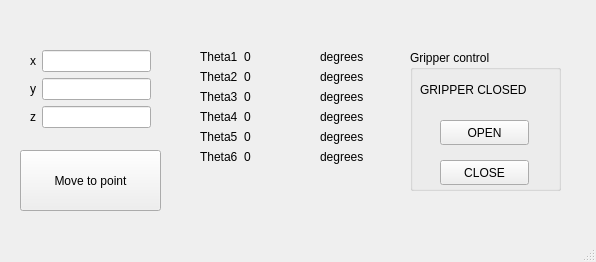
<?xml version="1.0" encoding="UTF-8"?>
<ui version="4.0">
 <class>MainWindow</class>
 <widget class="QMainWindow" name="MainWindow">
  <property name="geometry">
   <rect>
    <x>0</x>
    <y>0</y>
    <width>596</width>
    <height>262</height>
   </rect>
  </property>
  <property name="minimumSize">
   <size>
    <width>596</width>
    <height>262</height>
   </size>
  </property>
  <property name="maximumSize">
   <size>
    <width>596</width>
    <height>262</height>
   </size>
  </property>
  <property name="windowTitle">
   <string>ROS Moveit Controller Interface</string>
  </property>
  <widget class="QWidget" name="centralwidget">
   <widget class="QPushButton" name="buttMove">
    <property name="geometry">
     <rect>
      <x>20</x>
      <y>150</y>
      <width>141</width>
      <height>61</height>
     </rect>
    </property>
    <property name="text">
     <string>Move to point</string>
    </property>
   </widget>
   <widget class="QWidget" name="formLayoutWidget">
    <property name="geometry">
     <rect>
      <x>30</x>
      <y>50</y>
      <width>121</width>
      <height>89</height>
     </rect>
    </property>
    <layout class="QFormLayout" name="formLayout">
     <item row="1" column="0">
      <widget class="QLabel" name="label_2">
       <property name="text">
        <string>y</string>
       </property>
      </widget>
     </item>
     <item row="2" column="0">
      <widget class="QLabel" name="label_3">
       <property name="text">
        <string>z</string>
       </property>
      </widget>
     </item>
     <item row="0" column="1">
      <widget class="QLineEdit" name="inX"/>
     </item>
     <item row="1" column="1">
      <widget class="QLineEdit" name="inY"/>
     </item>
     <item row="2" column="1">
      <widget class="QLineEdit" name="inZ"/>
     </item>
     <item row="0" column="0">
      <widget class="QLabel" name="label">
       <property name="text">
        <string>x</string>
       </property>
      </widget>
     </item>
    </layout>
   </widget>
   <widget class="QWidget" name="formLayoutWidget_2">
    <property name="geometry">
     <rect>
      <x>200</x>
      <y>50</y>
      <width>111</width>
      <height>142</height>
     </rect>
    </property>
    <layout class="QFormLayout" name="formLayout_2">
     <item row="0" column="0">
      <widget class="QLabel" name="label_4">
       <property name="text">
        <string>Theta1</string>
       </property>
      </widget>
     </item>
     <item row="0" column="1">
      <widget class="QLabel" name="lblTheta1">
       <property name="text">
        <string>0</string>
       </property>
      </widget>
     </item>
     <item row="1" column="0">
      <widget class="QLabel" name="label_5">
       <property name="text">
        <string>Theta2</string>
       </property>
      </widget>
     </item>
     <item row="1" column="1">
      <widget class="QLabel" name="lblTheta2">
       <property name="text">
        <string>0</string>
       </property>
      </widget>
     </item>
     <item row="2" column="0">
      <widget class="QLabel" name="label_6">
       <property name="text">
        <string>Theta3</string>
       </property>
      </widget>
     </item>
     <item row="2" column="1">
      <widget class="QLabel" name="lblTheta3">
       <property name="text">
        <string>0</string>
       </property>
      </widget>
     </item>
     <item row="3" column="0">
      <widget class="QLabel" name="label_7">
       <property name="text">
        <string>Theta4</string>
       </property>
      </widget>
     </item>
     <item row="3" column="1">
      <widget class="QLabel" name="lblTheta4">
       <property name="text">
        <string>0</string>
       </property>
      </widget>
     </item>
     <item row="4" column="0">
      <widget class="QLabel" name="label_8">
       <property name="text">
        <string>Theta5</string>
       </property>
      </widget>
     </item>
     <item row="4" column="1">
      <widget class="QLabel" name="lblTheta5">
       <property name="text">
        <string>0</string>
       </property>
      </widget>
     </item>
     <item row="5" column="0">
      <widget class="QLabel" name="label_9">
       <property name="text">
        <string>Theta6</string>
       </property>
      </widget>
     </item>
     <item row="5" column="1">
      <widget class="QLabel" name="lblTheta6">
       <property name="text">
        <string>0</string>
       </property>
      </widget>
     </item>
    </layout>
   </widget>
   <widget class="QWidget" name="formLayoutWidget_3">
    <property name="geometry">
     <rect>
      <x>320</x>
      <y>50</y>
      <width>64</width>
      <height>134</height>
     </rect>
    </property>
    <layout class="QFormLayout" name="formLayout_3">
     <item row="0" column="0">
      <widget class="QLabel" name="label_16">
       <property name="text">
        <string>degrees</string>
       </property>
      </widget>
     </item>
     <item row="1" column="0">
      <widget class="QLabel" name="label_17">
       <property name="text">
        <string>degrees</string>
       </property>
      </widget>
     </item>
     <item row="2" column="0">
      <widget class="QLabel" name="label_18">
       <property name="text">
        <string>degrees</string>
       </property>
      </widget>
     </item>
     <item row="3" column="0">
      <widget class="QLabel" name="label_19">
       <property name="text">
        <string>degrees</string>
       </property>
      </widget>
     </item>
     <item row="4" column="0">
      <widget class="QLabel" name="label_20">
       <property name="text">
        <string>degrees</string>
       </property>
      </widget>
     </item>
     <item row="5" column="0">
      <widget class="QLabel" name="label_21">
       <property name="text">
        <string>degrees</string>
       </property>
      </widget>
     </item>
    </layout>
   </widget>
   <widget class="QGroupBox" name="groupBox">
    <property name="geometry">
     <rect>
      <x>410</x>
      <y>50</y>
      <width>151</width>
      <height>141</height>
     </rect>
    </property>
    <property name="title">
     <string>Gripper control</string>
    </property>
    <widget class="QPushButton" name="buttOpen">
     <property name="geometry">
      <rect>
       <x>30</x>
       <y>70</y>
       <width>89</width>
       <height>25</height>
      </rect>
     </property>
     <property name="text">
      <string>OPEN</string>
     </property>
    </widget>
    <widget class="QPushButton" name="buttClose">
     <property name="geometry">
      <rect>
       <x>30</x>
       <y>110</y>
       <width>89</width>
       <height>25</height>
      </rect>
     </property>
     <property name="text">
      <string>CLOSE</string>
     </property>
    </widget>
    <widget class="QLabel" name="lblGripperStatus">
     <property name="geometry">
      <rect>
       <x>10</x>
       <y>30</y>
       <width>131</width>
       <height>20</height>
      </rect>
     </property>
     <property name="text">
      <string>GRIPPER CLOSED</string>
     </property>
    </widget>
   </widget>
  </widget>
  <widget class="QMenuBar" name="menubar">
   <property name="geometry">
    <rect>
     <x>0</x>
     <y>0</y>
     <width>596</width>
     <height>22</height>
    </rect>
   </property>
  </widget>
  <widget class="QStatusBar" name="statusbar"/>
 </widget>
 <resources/>
 <connections/>
</ui>
